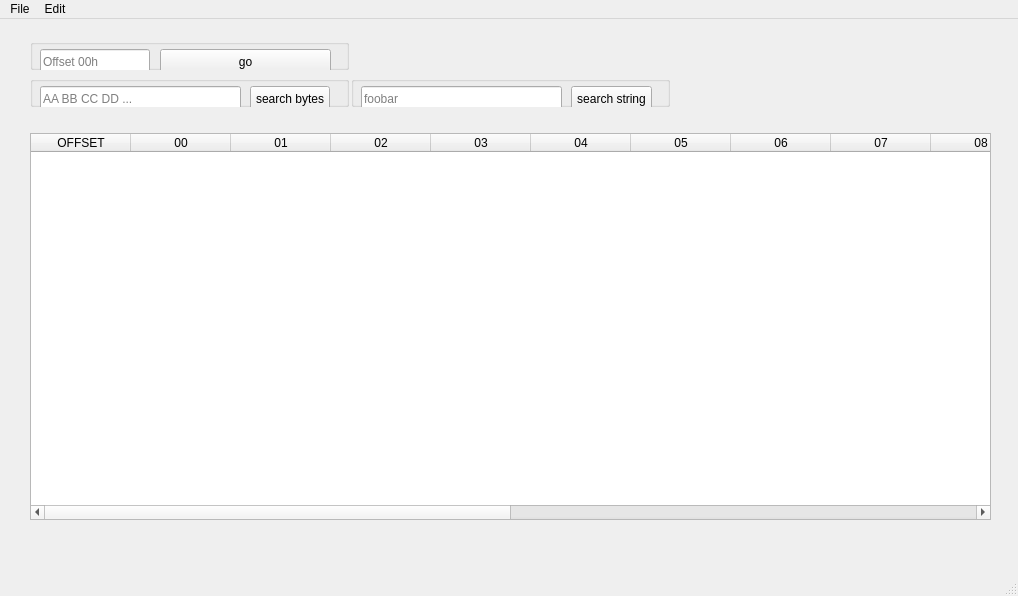
<?xml version="1.0" encoding="UTF-8"?>
<ui version="4.0">
 <class>MainWindow</class>
 <widget class="QMainWindow" name="MainWindow">
  <property name="geometry">
   <rect>
    <x>0</x>
    <y>0</y>
    <width>1018</width>
    <height>596</height>
   </rect>
  </property>
  <property name="windowTitle">
   <string>MainWindow</string>
  </property>
  <widget class="QWidget" name="centralwidget">
   <widget class="QWidget" name="gridLayoutWidget">
    <property name="geometry">
     <rect>
      <x>10</x>
      <y>10</y>
      <width>1001</width>
      <height>501</height>
     </rect>
    </property>
    <layout class="QGridLayout" name="gridLayout_2">
     <property name="leftMargin">
      <number>20</number>
     </property>
     <property name="topMargin">
      <number>10</number>
     </property>
     <property name="rightMargin">
      <number>20</number>
     </property>
     <property name="bottomMargin">
      <number>10</number>
     </property>
     <property name="horizontalSpacing">
      <number>2</number>
     </property>
     <item row="3" column="0" colspan="3">
      <widget class="IronTable" name="tableWidget">
       <property name="alternatingRowColors">
        <bool>true</bool>
       </property>
       <attribute name="horizontalHeaderVisible">
        <bool>true</bool>
       </attribute>
       <column>
        <property name="text">
         <string>OFFSET</string>
        </property>
       </column>
       <column>
        <property name="text">
         <string>00</string>
        </property>
       </column>
       <column>
        <property name="text">
         <string>01</string>
        </property>
       </column>
       <column>
        <property name="text">
         <string>02</string>
        </property>
       </column>
       <column>
        <property name="text">
         <string>03</string>
        </property>
       </column>
       <column>
        <property name="text">
         <string>04</string>
        </property>
       </column>
       <column>
        <property name="text">
         <string>05</string>
        </property>
       </column>
       <column>
        <property name="text">
         <string>06</string>
        </property>
       </column>
       <column>
        <property name="text">
         <string>07</string>
        </property>
       </column>
       <column>
        <property name="text">
         <string>08</string>
        </property>
       </column>
       <column>
        <property name="text">
         <string>09</string>
        </property>
       </column>
       <column>
        <property name="text">
         <string>0A</string>
        </property>
       </column>
       <column>
        <property name="text">
         <string>0B</string>
        </property>
       </column>
       <column>
        <property name="text">
         <string>0C</string>
        </property>
       </column>
       <column>
        <property name="text">
         <string>0D</string>
        </property>
       </column>
       <column>
        <property name="text">
         <string>0E</string>
        </property>
       </column>
       <column>
        <property name="text">
         <string>0F</string>
        </property>
       </column>
       <column>
        <property name="text">
         <string>ASCII - DATA</string>
        </property>
       </column>
      </widget>
     </item>
     <item row="2" column="0" colspan="3">
      <spacer name="horizontalSpacer">
       <property name="orientation">
        <enum>Qt::Horizontal</enum>
       </property>
       <property name="sizeHint" stdset="0">
        <size>
         <width>40</width>
         <height>20</height>
        </size>
       </property>
      </spacer>
     </item>
     <item row="0" column="0">
      <widget class="QGroupBox" name="groupBox">
       <property name="title">
        <string/>
       </property>
       <widget class="QLineEdit" name="lineEdit">
        <property name="geometry">
         <rect>
          <x>10</x>
          <y>10</y>
          <width>110</width>
          <height>25</height>
         </rect>
        </property>
        <property name="minimumSize">
         <size>
          <width>110</width>
          <height>0</height>
         </size>
        </property>
        <property name="maximumSize">
         <size>
          <width>110</width>
          <height>16777215</height>
         </size>
        </property>
        <property name="placeholderText">
         <string>Offset 00h</string>
        </property>
       </widget>
       <widget class="QPushButton" name="pushButton">
        <property name="geometry">
         <rect>
          <x>130</x>
          <y>10</y>
          <width>171</width>
          <height>25</height>
         </rect>
        </property>
        <property name="text">
         <string>go</string>
        </property>
       </widget>
      </widget>
     </item>
     <item row="1" column="0">
      <widget class="QGroupBox" name="groupBox_2">
       <property name="title">
        <string/>
       </property>
       <widget class="QLineEdit" name="lineEdit_2">
        <property name="geometry">
         <rect>
          <x>10</x>
          <y>10</y>
          <width>201</width>
          <height>25</height>
         </rect>
        </property>
        <property name="placeholderText">
         <string>AA BB CC DD ...</string>
        </property>
       </widget>
       <widget class="QPushButton" name="pushButton_2">
        <property name="geometry">
         <rect>
          <x>220</x>
          <y>10</y>
          <width>80</width>
          <height>25</height>
         </rect>
        </property>
        <property name="text">
         <string>search bytes</string>
        </property>
       </widget>
      </widget>
     </item>
     <item row="1" column="1">
      <widget class="QGroupBox" name="groupBox_3">
       <property name="title">
        <string/>
       </property>
       <widget class="QLineEdit" name="lineEdit_3">
        <property name="geometry">
         <rect>
          <x>10</x>
          <y>10</y>
          <width>201</width>
          <height>25</height>
         </rect>
        </property>
        <property name="placeholderText">
         <string>foobar</string>
        </property>
       </widget>
       <widget class="QPushButton" name="pushButton_3">
        <property name="geometry">
         <rect>
          <x>220</x>
          <y>10</y>
          <width>81</width>
          <height>25</height>
         </rect>
        </property>
        <property name="text">
         <string>search string</string>
        </property>
       </widget>
      </widget>
     </item>
    </layout>
   </widget>
  </widget>
  <widget class="QMenuBar" name="menubar">
   <property name="geometry">
    <rect>
     <x>0</x>
     <y>0</y>
     <width>1018</width>
     <height>22</height>
    </rect>
   </property>
   <widget class="QMenu" name="menuFile">
    <property name="title">
     <string>File</string>
    </property>
    <addaction name="actionOpen"/>
    <addaction name="actionSave"/>
    <addaction name="actionSave_As"/>
    <addaction name="actionClose"/>
    <addaction name="separator"/>
   </widget>
   <widget class="QMenu" name="menuEdit">
    <property name="title">
     <string>Edit</string>
    </property>
    <addaction name="actionCopy"/>
    <addaction name="actionPaste"/>
   </widget>
   <addaction name="menuFile"/>
   <addaction name="menuEdit"/>
  </widget>
  <widget class="QStatusBar" name="statusbar"/>
  <action name="actionOpen">
   <property name="icon">
    <iconset resource="Resources.qrc">
     <normaloff>:/imgs/imgs/Open.bmp</normaloff>:/imgs/imgs/Open.bmp</iconset>
   </property>
   <property name="text">
    <string>Open</string>
   </property>
  </action>
  <action name="actionSave">
   <property name="icon">
    <iconset resource="Resources.qrc">
     <normaloff>:/imgs/imgs/Save.bmp</normaloff>:/imgs/imgs/Save.bmp</iconset>
   </property>
   <property name="text">
    <string>Save</string>
   </property>
  </action>
  <action name="actionSave_As">
   <property name="text">
    <string>Save As</string>
   </property>
  </action>
  <action name="actionClose">
   <property name="text">
    <string>Close</string>
   </property>
  </action>
  <action name="actionCopy">
   <property name="icon">
    <iconset>
     <normalon>:/imgs/imgs/Copy.bmp</normalon>
    </iconset>
   </property>
   <property name="text">
    <string>Copy</string>
   </property>
  </action>
  <action name="actionPaste">
   <property name="text">
    <string>Paste</string>
   </property>
  </action>
 </widget>
 <customwidgets>
  <customwidget>
   <class>IronTable</class>
   <extends>QTableWidget</extends>
   <header location="global">irontable.h</header>
  </customwidget>
 </customwidgets>
 <resources>
  <include location="Resources.qrc"/>
 </resources>
 <connections/>
</ui>
